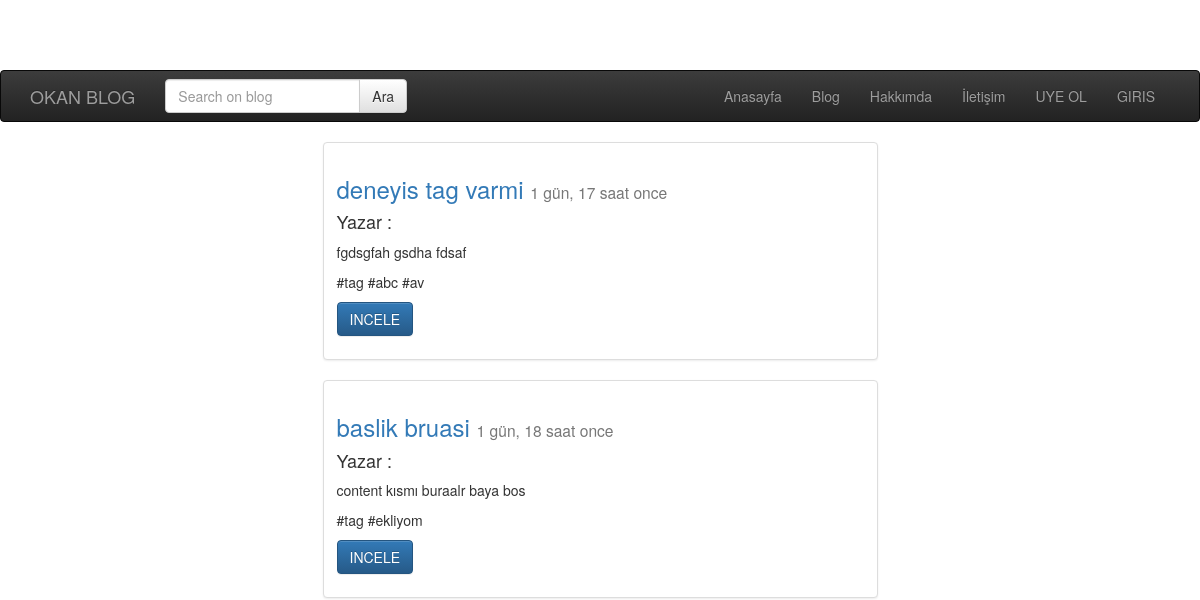
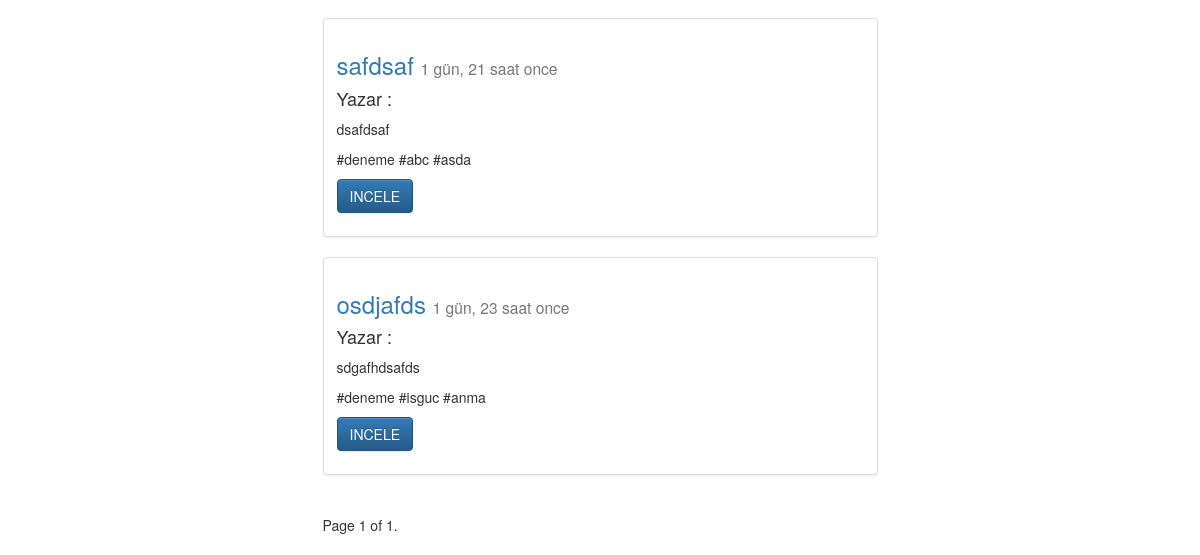
The app's page /post/index/, older data (2 pictures, top to bottom).
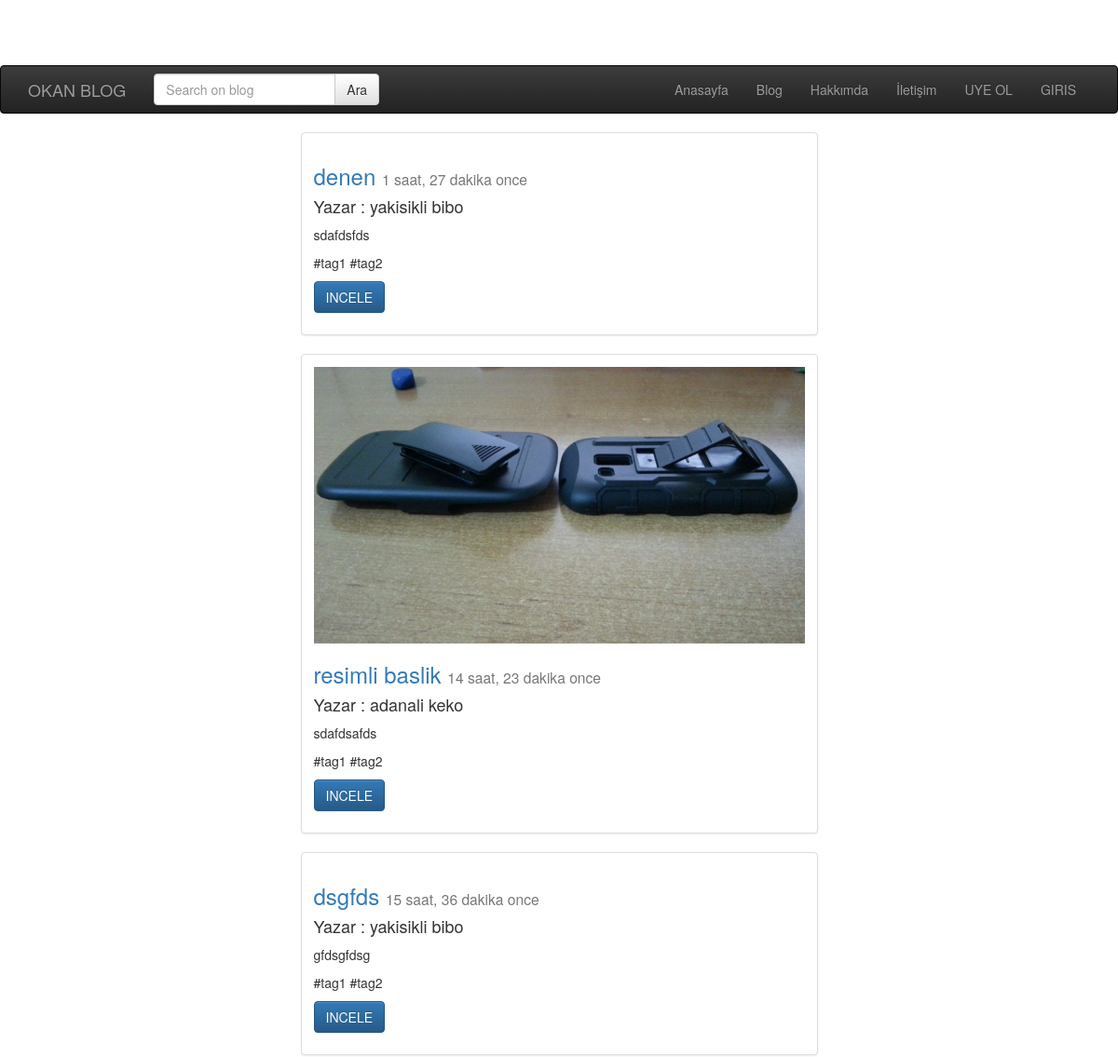
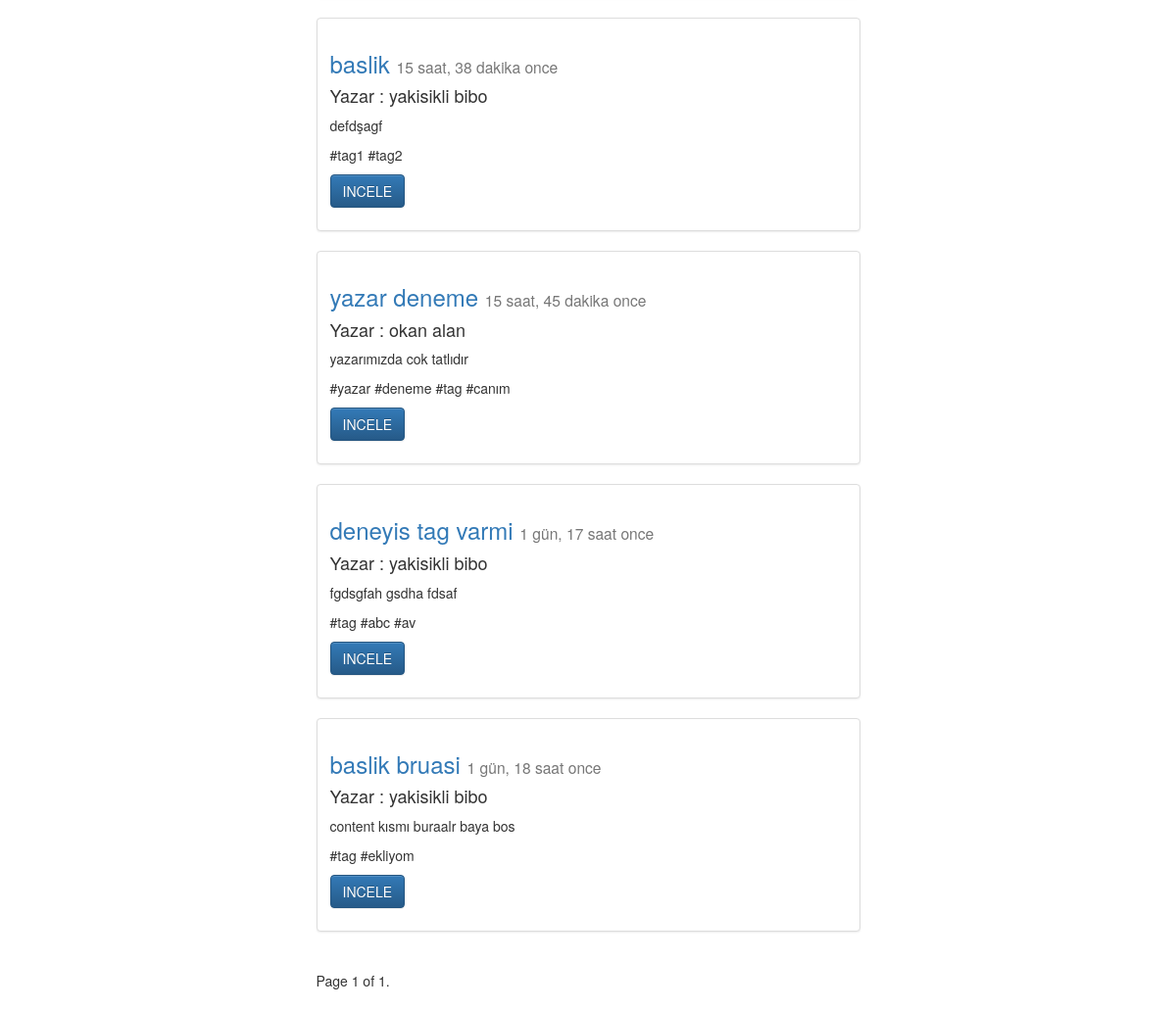
The same page, newer data (2 pictures, top to bottom).
### post/models.py (models this page shows, shortened)
class Post(models.Model):
	user = models.ForeignKey(
		'auth.User',
		verbose_name='Yazar',
	 	related_name='posts',
		on_delete=models.CASCADE,
		)
	title = models.CharField(max_length=120,verbose_name='BAŞLIK')
	content = RichTextField(verbose_name='İÇERİK')
	publishing = models.DateTimeField(verbose_name='YAYINLANMA TARİHİ',auto_now_add=True)
	image = models.ImageField(null=True, blank=True)
	slug = models.SlugField(unique=True, editable=False,max_length=130)
	tags=models.CharField(null=False,max_length=120,verbose_name='TAGS',default="#tag1 #tag2")
	def get_absolute_url(self):
		return reverse('posst:detail',kwargs={'slug':self.slug})
	class Meta:
		ordering=['-publishing','id']

### post/views.py (the view, shortened to what this page needs)
def post_index(request):
	post_list = Post.objects.all()
	query = request.GET.get('q')
	paginator = Paginator(post_list,10)
	page = request.GET.get('page')
	try:
	    posts = paginator.page(page)
	except PageNotAnInteger:
	    posts = paginator.page(1)
	except EmptyPage:
	    posts = paginator.page(paginator.num_pages)
	return render(request,'post/index.html',{'posts':posts})

### templates/post/index.html (shortened to what this page needs)
{% extends 'base.html' %}
{% block body %}
	<div class="container">
	{% for post in posts %}
		<div class="row">
		  <div class="col-md-6 col-md-offset-3">
		    <div class="thumbnail">
		      <div class="caption">
		      	{% if post.image %}
		      		<img src="{{ post.image.url }}" class="img-responsive">
		      	{% endif %}
		        <a href='{{ post.get_absolute_url }}'><h3>{{ post.title }} <small> {{ post.publishing | timesince}} once</small></h3></a>
				<h4>Yazar : {{ post.user.get_full_name }}</h4>
		        <p>{{ post.content | safe | linebreaks | truncatechars:250 }}</p>
		        <p>{{ post.tags | safe | linebreaks | truncatechars:50 }}</p>
		        <p>  <a href="{{ post.get_absolute_url }}" class="btn btn-primary" role="button">INCELE</a>
		        </p>
		      </div>
		    </div>
		  </div>
		</div>
	{% endfor %}
	<div class="row">
	  <div class="col-md-6 col-md-offset-3">
		<div class="pagination">
		    <span class="step-links">
		        <span class="current">
		            Page {{ posts.number }} of {{ posts.paginator.num_pages }}.
		        </span>
		    </span>
		</div>
	</div>
	</div>
	</div>
{% endblock %}

### templates/base.html (shortened to what this page needs)
{% load static %}
<!DOCTYPE html>
<html lang="eng">
<head>
	<link rel="stylesheet" href="{% static 'css/bootstrap.min.css' %}">
	<link rel="stylesheet" href="{% static 'ccs/style.css' %}">
</head>
<body>
	{% include 'header.html' %}
	{% block body %}
	{% endblock %}
<link rel="stylesheet" href="//maxcdn.bootstrapcdn.com/bootstrap/3.3.7/css/bootstrap.min.css">
<link rel="stylesheet" href="//maxcdn.bootstrapcdn.com/bootstrap/3.3.7/css/bootstrap-theme.min.css">
</body>
</html>

### templates/header.html (shortened to what this page needs)
<nav class="navbar navbar-inverse nevbar-fixed-top" role="banner">
    <div class="container">
        <div class="navbar-header">
            <a href="{% url 'home' %}" class="navbar-brand">OKAN BLOG</a>
        </div>
        <nav class="collapse navbar-collapse" role="navigation">
            <form class="navbar-form navbar-left" role="search" method="GET" action="">
                <div class="input-group">
                    <input class="form-control" type="text" name="q" placeholder="Search on blog" value="{{ request.GET.q }}" >
                    <span class="input-group-btn">
                        <input class="btn btn-default" type="submit" value="Ara">
                    </span>
                </div>
            </form>
            <ul class="nav navbar-nav navbar-right">
                <li><a href="{% url 'home' %}">Anasayfa</a></li>
                <li><a href="{% url 'posst:index' %}">Blog</a></li>
                <li><a href="#">Hakkımda</a></li>
                <li><a href="#">İletişim</a></li>
                {% if not request.user.is_authenticated %}
                    <li><a href="{% url 'accounts:register' %}">UYE OL</a></li>
                    <li><a href="{% url 'accounts:login' %}">GIRIS</a></li>
                {% else %}
                <li><a href="{% url 'accounts:logout' %}">CIKIS</a></li>
                {% endif %}
            </ul>
        </nav>
    </div>
</nav>

### static/css/style.css (style rules this page uses)
body { padding-top: 70px; }

Row changes from the older to the newer data that the page shows:
removed Post: title "safdsaf", publishing "1 gün, 21 saat", content "dsafdsaf", tags "#deneme #abc #asda"
removed Post: title "osdjafds", publishing "1 gün, 23 saat", content "sdgafhdsafds", tags "#deneme #isguc #anma"
added Post: title "denen", publishing "1 saat, 27 dakika", user.get_full_name "yakisikli bibo", content "sdafdsfds", tags "#tag1 #tag2"
added Post: image (picture), title "resimli baslik", publishing "14 saat, 23 dakika", user.get_full_name "adanali keko", content "sdafdsafds", tags "#tag1 #tag2"
added Post: title "dsgfds", publishing "15 saat, 36 dakika", user.get_full_name "yakisikli bibo", content "gfdsgfdsg", tags "#tag1 #tag2"
added Post: title "baslik", publishing "15 saat, 38 dakika", user.get_full_name "yakisikli bibo", content "defdşagf", tags "#tag1 #tag2"
added Post: title "yazar deneme", publishing "15 saat, 45 dakika", user.get_full_name "okan alan", content "yazarımızda cok tatlıdır", tags "#yazar #deneme #tag #canım"
changed through a linked row, Post "deneyis tag varmi": user.get_full_name (not shown) → "yakisikli bibo"
changed through a linked row, Post "baslik bruasi": user.get_full_name (not shown) → "yakisikli bibo"
